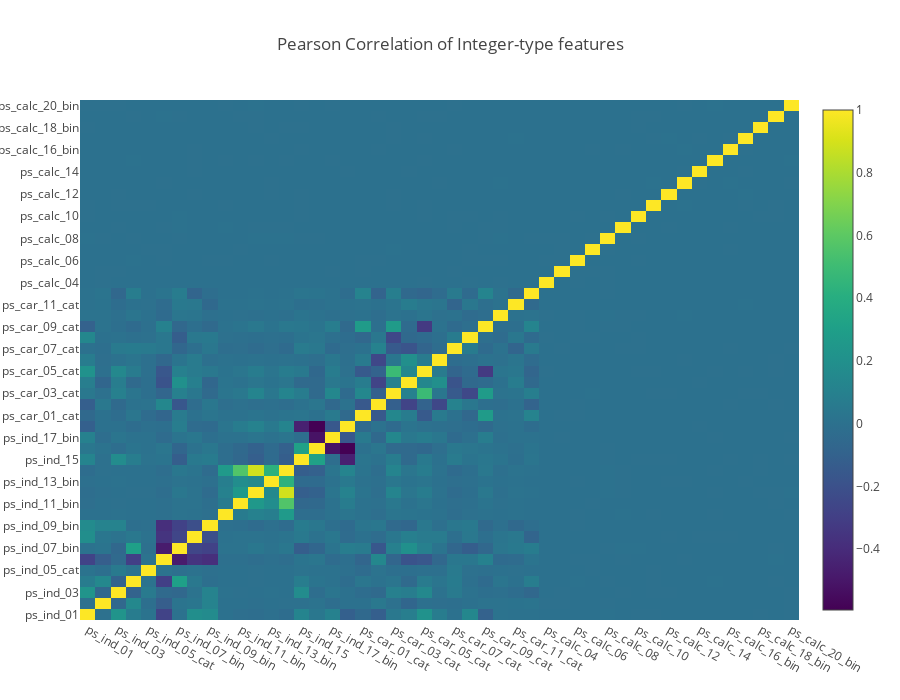

The notebook cell saved with this chart:
### Markdown cell above
**Correlation of integer features**

For the columns of interger datatype, I shall now switch to using the Plotly library to show how one can also generate a heatmap of correlation values interactively. Much like our earlier Plotly plot, we generate a heatmap object by simply invoking the "go.Heatmap". Here we have to provide values to three different axes, where x and y axes take in the column names while the correlation value is provided by the z-axis. The colorscale attribute takes in keywords that correspond to different color palettes that you will see in the heatmap where in this example, I have used the Greys colorscale (others include Portland and Viridis - try it for yourself).

### Code cell
train_int = train_int.drop(["id", "target"], axis=1)
# colormap = plt.cm.bone
# plt.figure(figsize=(21,16))
# plt.title('Pearson correlation of categorical features', y=1.05, size=15)
# sns.heatmap(train_cat.corr(),linewidths=0.1,vmax=1.0, square=True, cmap=colormap, linecolor='white', annot=False)
data = [
    go.Heatmap(
        z= train_int.corr().values,
        x=train_int.columns.values,
        y=train_int.columns.values,
        colorscale='Viridis',
        text = True ,
        opacity = 1.0 )
]

layout = go.Layout(
    title='Pearson Correlation of Integer-type features',
    xaxis = dict(ticks='', nticks=36),
    yaxis = dict(ticks='' ),
    width = 900, height = 700)

fig = go.Figure(data=data, layout=layout)
py.iplot(fig, filename='labelled-heatmap')

### Figure 1 — Plotly figure (JSON) as saved in the notebook; plotly's stock layout.template omitted (floating-point values rounded to 4 significant figures; data arrays with more than 128 entries replaced by an {"elided": "..."} marker saying what was removed)
{"data": [{"colorscale": "Viridis", "opacity": 1, "text": true, "type": "heatmap", "x": ["ps_ind_01", "ps_ind_02_cat", "ps_ind_03", "ps_ind_04_cat", "ps_ind_05_cat", "ps_ind_06_bin", "ps_ind_07_bin", "ps_ind_08_bin", "ps_ind_09_bin", "ps_ind_10_bin", "ps_ind_11_bin", "ps_ind_12_bin", "ps_ind_13_bin", "ps_ind_14", "ps_ind_15", "ps_ind_16_bin", "ps_ind_17_bin", "ps_ind_18_bin", "ps_car_01_cat", "ps_car_02_cat", "ps_car_03_cat", "ps_car_04_cat", "ps_car_05_cat", "ps_car_06_cat", "ps_car_07_cat", "ps_car_08_cat", "ps_car_09_cat", "ps_car_10_cat", "ps_car_11_cat", "ps_car_11", "ps_calc_04", "ps_calc_05", "ps_calc_06", "ps_calc_07", "ps_calc_08", "ps_calc_09", "ps_calc_10", "ps_calc_11", "ps_calc_12", "ps_calc_13", "ps_calc_14", "ps_calc_15_bin", "ps_calc_16_bin", "ps_calc_17_bin", "ps_calc_18_bin", "ps_calc_19_bin", "ps_calc_20_bin"], "y": ["ps_ind_01", "ps_ind_02_cat", "ps_ind_03", "ps_ind_04_cat", "ps_ind_05_cat", "ps_ind_06_bin", "ps_ind_07_bin", "ps_ind_08_bin", "ps_ind_09_bin", "ps_ind_10_bin", "ps_ind_11_bin", "ps_ind_12_bin", "ps_ind_13_bin", "ps_ind_14", "ps_ind_15", "ps_ind_16_bin", "ps_ind_17_bin", "ps_ind_18_bin", "ps_car_01_cat", "ps_car_02_cat", "ps_car_03_cat", "ps_car_04_cat", "ps_car_05_cat", "ps_car_06_cat", "ps_car_07_cat", "ps_car_08_cat", "ps_car_09_cat", "ps_car_10_cat", "ps_car_11_cat", "ps_car_11", "ps_calc_04", "ps_calc_05", "ps_calc_06", "ps_calc_07", "ps_calc_08", "ps_calc_09", "ps_calc_10", "ps_calc_11", "ps_calc_12", "ps_calc_13", "ps_calc_14", "ps_calc_15_bin", "ps_calc_16_bin", "ps_calc_17_bin", "ps_calc_18_bin", "ps_calc_19_bin", "ps_calc_20_bin"], "z": {"elided": "47x47 float values"}}], "layout": {"height": 700, "title": "Pearson Correlation of Integer-type features", "width": 900, "xaxis": {"nticks": 36, "ticks": ""}, "yaxis": {"ticks": ""}}}
